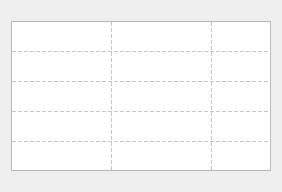
<?xml version="1.0" encoding="UTF-8"?>
<ui version="4.0">
 <class>PowerControlW</class>
 <widget class="QWidget" name="PowerControlW">
  <property name="geometry">
   <rect>
    <x>0</x>
    <y>0</y>
    <width>278</width>
    <height>192</height>
   </rect>
  </property>
  <property name="sizePolicy">
   <sizepolicy hsizetype="Preferred" vsizetype="Fixed">
    <horstretch>0</horstretch>
    <verstretch>0</verstretch>
   </sizepolicy>
  </property>
  <property name="windowTitle">
   <string>Form</string>
  </property>
  <layout class="QGridLayout" name="gridLayout">
   <item row="0" column="0">
    <widget class="QTableWidget" name="tableWidget">
     <property name="sizePolicy">
      <sizepolicy hsizetype="Fixed" vsizetype="Fixed">
       <horstretch>0</horstretch>
       <verstretch>0</verstretch>
      </sizepolicy>
     </property>
     <property name="minimumSize">
      <size>
       <width>260</width>
       <height>150</height>
      </size>
     </property>
     <property name="maximumSize">
      <size>
       <width>260</width>
       <height>150</height>
      </size>
     </property>
     <property name="baseSize">
      <size>
       <width>259</width>
       <height>174</height>
      </size>
     </property>
     <property name="styleSheet">
      <string notr="true">selection-color: black; selection-background-color: rgba(30, 144, 255, 100);</string>
     </property>
     <property name="verticalScrollBarPolicy">
      <enum>Qt::ScrollBarAlwaysOff</enum>
     </property>
     <property name="horizontalScrollBarPolicy">
      <enum>Qt::ScrollBarAlwaysOff</enum>
     </property>
     <property name="tabKeyNavigation">
      <bool>false</bool>
     </property>
     <property name="showDropIndicator" stdset="0">
      <bool>false</bool>
     </property>
     <property name="dragDropOverwriteMode">
      <bool>false</bool>
     </property>
     <property name="selectionMode">
      <enum>QAbstractItemView::NoSelection</enum>
     </property>
     <property name="selectionBehavior">
      <enum>QAbstractItemView::SelectRows</enum>
     </property>
     <property name="showGrid">
      <bool>true</bool>
     </property>
     <property name="gridStyle">
      <enum>Qt::DashLine</enum>
     </property>
     <property name="wordWrap">
      <bool>false</bool>
     </property>
     <property name="cornerButtonEnabled">
      <bool>true</bool>
     </property>
     <property name="rowCount">
      <number>7</number>
     </property>
     <property name="columnCount">
      <number>4</number>
     </property>
     <attribute name="horizontalHeaderVisible">
      <bool>false</bool>
     </attribute>
     <attribute name="horizontalHeaderHighlightSections">
      <bool>true</bool>
     </attribute>
     <attribute name="horizontalHeaderStretchLastSection">
      <bool>true</bool>
     </attribute>
     <attribute name="verticalHeaderVisible">
      <bool>false</bool>
     </attribute>
     <attribute name="verticalHeaderStretchLastSection">
      <bool>true</bool>
     </attribute>
     <row/>
     <row/>
     <row/>
     <row/>
     <row/>
     <row/>
     <row/>
     <column/>
     <column/>
     <column/>
     <column/>
    </widget>
   </item>
  </layout>
 </widget>
 <resources/>
 <connections/>
</ui>
